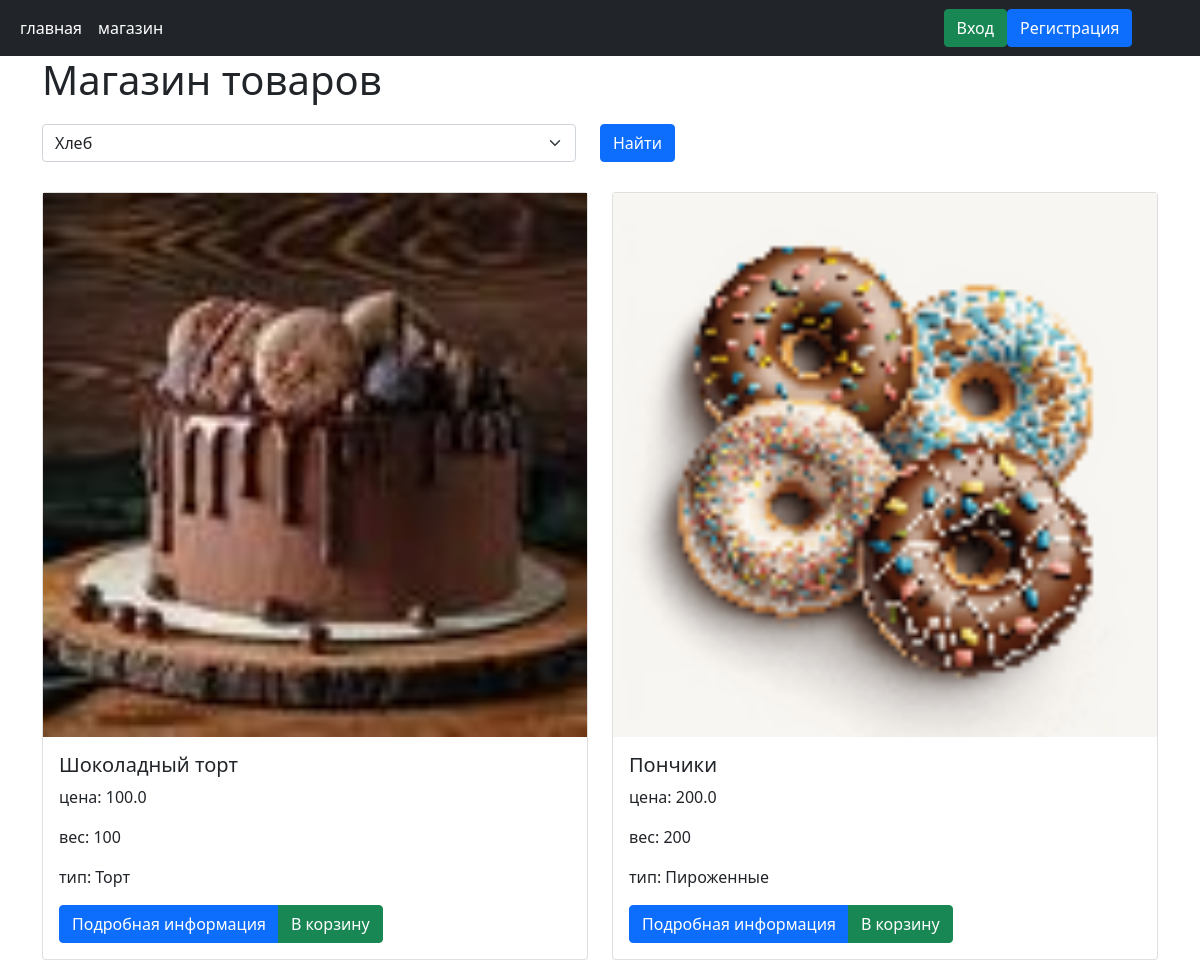
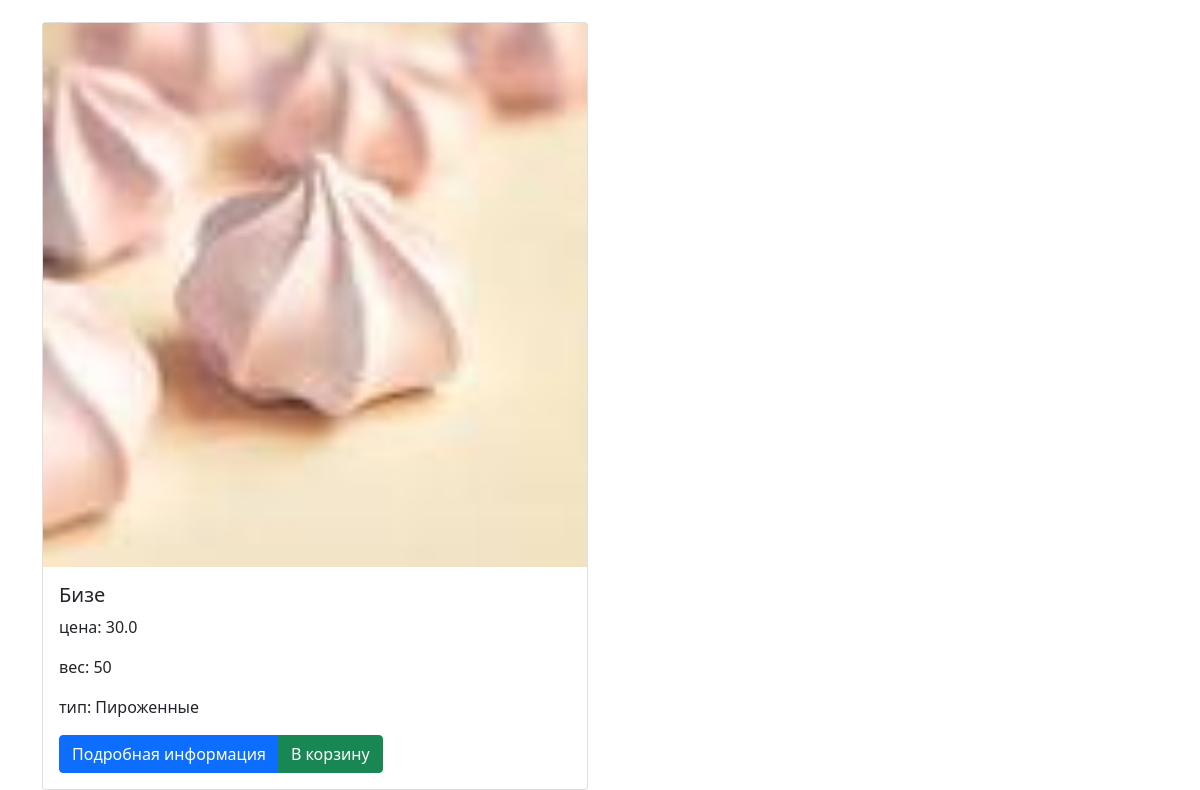
Page /shop on the committed database (2 pictures, top to bottom).
### Server/database.py (models this page shows, shortened)
class SweetProduct(db.Model):
    __tablename__ = "sweet_product"
    id = Column(Integer, primary_key=True, autoincrement=True)
    trace_id = Column(String, unique=True, default=str(uuid4()))
    name = Column(String(32), nullable=False)
    type_id = Column(Integer, ForeignKey('type.id'), nullable=True)
    type = relationship("Type")
    price_sweet = Column(Float, nullable=False, default=0.0)
    weight_sweet = Column(Integer, nullable=False, default=0)
    description = Column(Text, nullable=True)
    image = Column(String, nullable=True, default="default.png")
    ingredients = relationship(
        "Ingredient", secondary="sweet_product_to_ingredient"
    )

class Type(db.Model):
    __tablename__ = "type"
    id = Column(Integer, primary_key=True, autoincrement=True)
    name = Column(String, nullable=False)
    description = Column(String(255))

### app.py (the view)
@app.route("/shop", methods=["GET", "POST"])
def shop():
    form = SearchSweetProduct()
    shop_service = ShopService()
    args = request.args
    tag = args.get("type")
    form.tag.choices = [(i.id, i.name) for i in shop_service.get_list_tag()]
    form.tag.choices.append((0, "все"))
    if request.method == "GET":
        if tag is None or int(tag) == 0:
            sweet_products = shop_service.get_sweet_product()
        else:
            sweet_products = shop_service.get_sweet_product_by_tag(int(tag))
        return render_template("shop.html",
                               title="Магазин",
                               menu=menu,
                               user=current_user,
                               sweet_products=sweet_products,
                               form=form)
    elif request.method == "POST":
        return redirect(url_for("shop", type=form.tag.data))

### Server/Forms/SearchSweetProduct.py
class SearchSweetProduct(FlaskForm):
    tag = SelectField("Тип продукта", coerce=int)
    submit = SubmitField("Найти")

### Server/Repository/SweetProductRepository.py (called while the page is built)
    def count_row(self) -> int:
        response = select(func.count(SweetProduct.id))
        result = self.__session.execute(response)
        return result.scalars().first()

    def get_sweet_product(self) -> list[SweetProduct]:
        sweet_product = self.__session.query(SweetProduct).order_by(SweetProduct.id).all()
        return sweet_product

    def get_list_tag(self) -> Type | None:
        return self.__session.query(Type).all()

### Server/Service/ShopService.py (called while the page is built)
    def get_list_tag(self) -> list[Type]:
        return self.__sweet_repository.get_list_tag()

    def get_sweet_product(self) -> list[GetSweetProduct]:
        sweet_products_entity = self.__sweet_repository.get_sweet_product()
        sweet_products = [GetSweetProduct.model_validate(i, from_attributes=True) for i in sweet_products_entity]
        for i in sweet_products:
            name, ext = i.image.split(".")
            i.image = f"{name}_thumb.{ext}"
        return sweet_products

### templates/shop.html (shortened to what this page needs)
{% extends 'base.html' %}
{% block content %}
<div class="container">
    <h1>Магазин товаров</h1>
</div>
<div class="container search">
  <div class="row">
      <form class="row g-12" method="POST" accept="{{url_for('shop')}}">
          <div class="col">
            {{ form.tag(class_="form-select") }}
          </div>
          <div class="col">
            {{ form.submit(class_="btn btn-primary ") }}
          </div>
      </form>
  </div>
</div>
<div class="container shop">
    <div class="row row-cols-1 row-cols-md-2 g-4">
      {% for entity in sweet_products %}
        <div class="col">
            <div class="card h-100">
                <img src="{{url_for('static', filename='img/' + entity.image)}}" class="img-fluid" alt="...">
                <div class="card-body">
                  <h5 class="card-title">{{entity.name}}</h5>
                  <p class="card-text">цена: {{entity.price_sweet}}</p>
                  <p class="card-text">вес: {{entity.weight_sweet}}</p>
                  <p class="card-text">тип: {{entity.type.name}}</p>
                  <div class="btn-group">
                    <a href="{{url_for('product', uuid=entity.trace_id)}}" class="btn btn-primary">Подробная информация</a>
                    <a href="{{url_for('user_blueprint.add_car',  uuid=entity.trace_id)}}" class="btn btn-success">В корзину</a>
                  </div>
                </div>
            </div>
        </div>
      {% endfor %}
    </div>
  </div>
{% endblock %}

### templates/base.html (shortened to what this page needs)
<!DOCTYPE html>
<html lang="en">
<head>
    <link rel="stylesheet" href="{{ url_for('static', filename='css/bootstrap.css') }}" rel="stylesheet">
    <link rel="stylesheet" href="{{ url_for('static', filename='css/styles.css') }}" rel="stylesheet">
</head>
<body>
    <nav class="navbar navbar-expand-lg navbar-dark bg-dark">
        <div class="container-fluid">
          <div class="collapse navbar-collapse" id="navbarSupportedContent">
            {% if menu %}
                <ul class="navbar-nav me-auto mb-2 mb-lg-0">
                    {% for p in menu %}
                        <li class="nav-item">
                            <a class="nav-link active" aria-current="page" href="{{ url_for(p.url) }}">{{p.title}}</a>
                        </li>
                    {% endfor %}
                </ul>
                <ul class="nav justify-content-center profile">
                  {% if current_user.is_authenticated %}
                    {% if current_user.user.role.name == "user" %}
                      <li class="nav-item dropdown">
                        <a class="nav-link dropdown-toggle" data-bs-toggle="dropdown" href="#" role="button" aria-expanded="false">Профиль</a>
                        <ul class="dropdown-menu">
                          <li><a class="dropdown-item" href="{{url_for('user_blueprint.car')}}">Корзина: {{current_user.get_count_car()}}</a></li>
                          <li><a class="dropdown-item" href="{{url_for('user_blueprint.list_order')}}">История заказов</a></li>
                          <li><hr class="dropdown-divider"></li>
                          <li><a class="dropdown-item" href="{{url_for('logout')}}">Выход</a></li>
                        </ul>
                      </li>
                    {% else %}
                      <a class="btn btn-danger" href="{{url_for('logout')}}">Выход</a>
                    {% endif %}
                  {% else %}
                        <a class="btn btn-success" href="{{url_for('login')}}">Вход</a>
                        <a class="btn btn-primary" href="{{url_for('registration')}}">Регистрация</a>
                  {%  endif %}
                </ul>
            {% endif %}
          </div>
        </div>
    </nav>
<main>
    {% block content %}
    {% endblock %}
</main>
</body>
</html>

### static/css/styles.css (style rules this page uses)
.search { margin: 20px auto 30px auto; }
.profile { width: 300px; color: white; }
.nav-link { color: white; }

### rows in the picture
SweetProduct: shows a picture, name "Шоколадный торт", price_sweet "100.0", weight_sweet "100", type.name "Торт"
SweetProduct: shows a picture, name "Пончики", price_sweet "200.0", weight_sweet "200", type.name "Пироженные"
SweetProduct: shows a picture, name "Бизе", price_sweet "30.0", weight_sweet "50", type.name "Пироженные"

### other values in the picture
{{ p.title }} "главная" "магазин"
